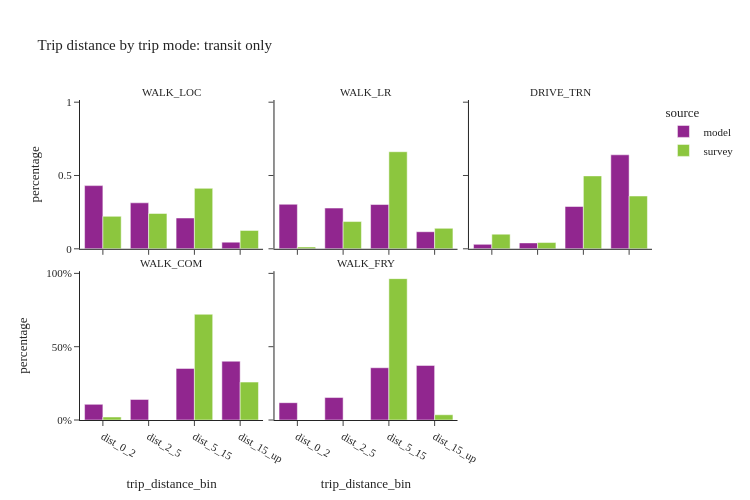

The code cell stored with this chart in its notebook:
### Code cell
util.plot_share_facetbar(trip_data, 'trip_weight', share_col="trip_distance_bin", title="Trip distance by trip mode: transit only", 
                            facet_col="trip_mode_transit_only", facet_col_wrap=3, height=500, orientation='v')

### Figure 1 — Plotly figure (JSON) as saved in the notebook; plotly's stock layout.template omitted (floating-point values rounded to 4 significant figures)
{"data": [{"alignmentgroup": "True", "customdata": [[80496], [58588], [39242], [8482]], "hovertemplate": "source=model<br>trip_mode_transit_only=WALK_LOC<br>trip_distance_bin=%{x}<br>percentage=%{y}<br>sample_size=%{customdata[0]}<extra></extra>", "legendgroup": "model", "marker": {"color": "#91268F", "pattern": {"shape": ""}}, "name": "model", "offsetgroup": "model", "orientation": "v", "showlegend": true, "textposition": "auto", "type": "bar", "x": ["dist_0_2", "dist_2_5", "dist_5_15", "dist_15_up"], "xaxis": "x4", "y": [0.4309, 0.3136, 0.2101, 0.0454], "yaxis": "y4"}, {"alignmentgroup": "True", "customdata": [[22984], [21030], [22862], [8817]], "hovertemplate": "source=model<br>trip_mode_transit_only=WALK_LR<br>trip_distance_bin=%{x}<br>percentage=%{y}<br>sample_size=%{customdata[0]}<extra></extra>", "legendgroup": "model", "marker": {"color": "#91268F", "pattern": {"shape": ""}}, "name": "model", "offsetgroup": "model", "orientation": "v", "showlegend": false, "textposition": "auto", "type": "bar", "x": ["dist_0_2", "dist_2_5", "dist_5_15", "dist_15_up"], "xaxis": "x5", "y": [0.3036, 0.2778, 0.302, 0.1165], "yaxis": "y5"}, {"alignmentgroup": "True", "customdata": [[281], [373], [2683], [5961]], "hovertemplate": "source=model<br>trip_mode_transit_only=DRIVE_TRN<br>trip_distance_bin=%{x}<br>percentage=%{y}<br>sample_size=%{customdata[0]}<extra></extra>", "legendgroup": "model", "marker": {"color": "#91268F", "pattern": {"shape": ""}}, "name": "model", "offsetgroup": "model", "orientation": "v", "showlegend": false, "textposition": "auto", "type": "bar", "x": ["dist_0_2", "dist_2_5", "dist_5_15", "dist_15_up"], "xaxis": "x6", "y": [0.03022, 0.04012, 0.2886, 0.6411], "yaxis": "y6"}, {"alignmentgroup": "True", "customdata": [[439], [577], [1447], [1649]], "hovertemplate": "source=model<br>trip_mode_transit_only=WALK_COM<br>trip_distance_bin=%{x}<br>percentage=%{y}<br>sample_size=%{customdata[0]}<extra></extra>", "legendgroup": "model", "marker": {"color": "#91268F", "pattern": {"shape": ""}}, "name": "model", "offsetgroup": "model", "orientation": "v", "showlegend": false, "textposition": "auto", "type": "bar", "x": ["dist_0_2", "dist_2_5", "dist_5_15", "dist_15_up"], "xaxis": "x", "y": [0.1068, 0.1403, 0.3519, 0.401], "yaxis": "y"}, {"alignmentgroup": "True", "customdata": [[276], [358], [833], [870]], "hovertemplate": "source=model<br>trip_mode_transit_only=WALK_FRY<br>trip_distance_bin=%{x}<br>percentage=%{y}<br>sample_size=%{customdata[0]}<extra></extra>", "legendgroup": "model", "marker": {"color": "#91268F", "pattern": {"shape": ""}}, "name": "model", "offsetgroup": "model", "orientation": "v", "showlegend": false, "textposition": "auto", "type": "bar", "x": ["dist_0_2", "dist_2_5", "dist_5_15", "dist_15_up"], "xaxis": "x2", "y": [0.1181, 0.1532, 0.3564, 0.3723], "yaxis": "y2"}, {"alignmentgroup": "True", "customdata": [[469], [550], [498], [120]], "hovertemplate": "source=survey<br>trip_mode_transit_only=WALK_LOC<br>trip_distance_bin=%{x}<br>percentage=%{y}<br>sample_size=%{customdata[0]}<extra></extra>", "legendgroup": "survey", "marker": {"color": "#8CC63E", "pattern": {"shape": ""}}, "name": "survey", "offsetgroup": "survey", "orientation": "v", "showlegend": true, "textposition": "auto", "type": "bar", "x": ["dist_0_2", "dist_2_5", "dist_5_15", "dist_15_up"], "xaxis": "x4", "y": [0.2215, 0.2409, 0.4123, 0.1253], "yaxis": "y4"}, {"alignmentgroup": "True", "customdata": [[17], [41], [45], [13]], "hovertemplate": "source=survey<br>trip_mode_transit_only=WALK_LR<br>trip_distance_bin=%{x}<br>percentage=%{y}<br>sample_size=%{customdata[0]}<extra></extra>", "legendgroup": "survey", "marker": {"color": "#8CC63E", "pattern": {"shape": ""}}, "name": "survey", "offsetgroup": "survey", "orientation": "v", "showlegend": false, "textposition": "auto", "type": "bar", "x": ["dist_0_2", "dist_2_5", "dist_5_15", "dist_15_up"], "xaxis": "x5", "y": [0.01249, 0.1859, 0.6621, 0.1396], "yaxis": "y5"}, {"alignmentgroup": "True", "customdata": [[8], [7], [40], [30]], "hovertemplate": "source=survey<br>trip_mode_transit_only=DRIVE_TRN<br>trip_distance_bin=%{x}<br>percentage=%{y}<br>sample_size=%{customdata[0]}<extra></extra>", "legendgroup": "survey", "marker": {"color": "#8CC63E", "pattern": {"shape": ""}}, "name": "survey", "offsetgroup": "survey", "orientation": "v", "showlegend": false, "textposition": "auto", "type": "bar", "x": ["dist_0_2", "dist_2_5", "dist_5_15", "dist_15_up"], "xaxis": "x6", "y": [0.09992, 0.04267, 0.4974, 0.36], "yaxis": "y6"}, {"alignmentgroup": "True", "customdata": [[1], [11], [10]], "hovertemplate": "source=survey<br>trip_mode_transit_only=WALK_COM<br>trip_distance_bin=%{x}<br>percentage=%{y}<br>sample_size=%{customdata[0]}<extra></extra>", "legendgroup": "survey", "marker": {"color": "#8CC63E", "pattern": {"shape": ""}}, "name": "survey", "offsetgroup": "survey", "orientation": "v", "showlegend": false, "textposition": "auto", "type": "bar", "x": ["dist_0_2", "dist_5_15", "dist_15_up"], "xaxis": "x", "y": [0.02036, 0.7211, 0.2586], "yaxis": "y"}, {"alignmentgroup": "True", "customdata": [[1], [6], [11]], "hovertemplate": "source=survey<br>trip_mode_transit_only=WALK_FRY<br>trip_distance_bin=%{x}<br>percentage=%{y}<br>sample_size=%{customdata[0]}<extra></extra>", "legendgroup": "survey", "marker": {"color": "#8CC63E", "pattern": {"shape": ""}}, "name": "survey", "offsetgroup": "survey", "orientation": "v", "showlegend": false, "textposition": "auto", "type": "bar", "x": ["dist_0_2", "dist_5_15", "dist_15_up"], "xaxis": "x2", "y": [0.0, 0.9642, 0.03583], "yaxis": "y2"}], "layout": {"annotations": [{"font": {}, "showarrow": false, "text": "WALK_COM", "x": 0.16, "xanchor": "center", "xref": "paper", "y": 0.465, "yanchor": "bottom", "yref": "paper"}, {"font": {}, "showarrow": false, "text": "WALK_FRY", "x": 0.5, "xanchor": "center", "xref": "paper", "y": 0.465, "yanchor": "bottom", "yref": "paper"}, {"font": {}, "showarrow": false, "text": "WALK_LOC", "x": 0.16, "xanchor": "center", "xref": "paper", "y": 1.0, "yanchor": "bottom", "yref": "paper"}, {"font": {}, "showarrow": false, "text": "WALK_LR", "x": 0.5, "xanchor": "center", "xref": "paper", "y": 1.0, "yanchor": "bottom", "yref": "paper"}, {"font": {}, "showarrow": false, "text": "DRIVE_TRN", "x": 0.84, "xanchor": "center", "xref": "paper", "y": 1.0, "yanchor": "bottom", "yref": "paper"}], "barmode": "group", "height": 500, "legend": {"title": {"text": "source"}, "tracegroupgap": 0}, "title": {"text": "Trip distance by trip mode: transit only"}, "width": 750, "xaxis": {"anchor": "y", "domain": [0.0, 0.32], "title": {"text": "trip_distance_bin"}}, "xaxis2": {"anchor": "y2", "domain": [0.34, 0.66], "matches": "x", "title": {"text": "trip_distance_bin"}}, "xaxis3": {"anchor": "y3", "domain": [0.68, 1.0], "matches": "x", "title": {"text": "trip_distance_bin"}}, "xaxis4": {"anchor": "y4", "domain": [0.0, 0.32], "matches": "x", "showticklabels": false}, "xaxis5": {"anchor": "y5", "domain": [0.34, 0.66], "matches": "x", "showticklabels": false}, "xaxis6": {"anchor": "y6", "domain": [0.68, 1.0], "matches": "x", "showticklabels": false}, "yaxis": {"anchor": "x", "domain": [0.0, 0.465], "tickformat": ".0%", "title": {"text": "percentage"}}, "yaxis2": {"anchor": "x2", "domain": [0.0, 0.465], "matches": "y", "showticklabels": false, "tickformat": ".0%"}, "yaxis3": {"anchor": "x3", "domain": [0.0, 0.465], "matches": "y", "showticklabels": false}, "yaxis4": {"anchor": "x4", "domain": [0.535, 1.0], "matches": "y", "title": {"text": "percentage"}}, "yaxis5": {"anchor": "x5", "domain": [0.535, 1.0], "matches": "y", "showticklabels": false}, "yaxis6": {"anchor": "x6", "domain": [0.535, 1.0], "matches": "y", "showticklabels": false}}}
